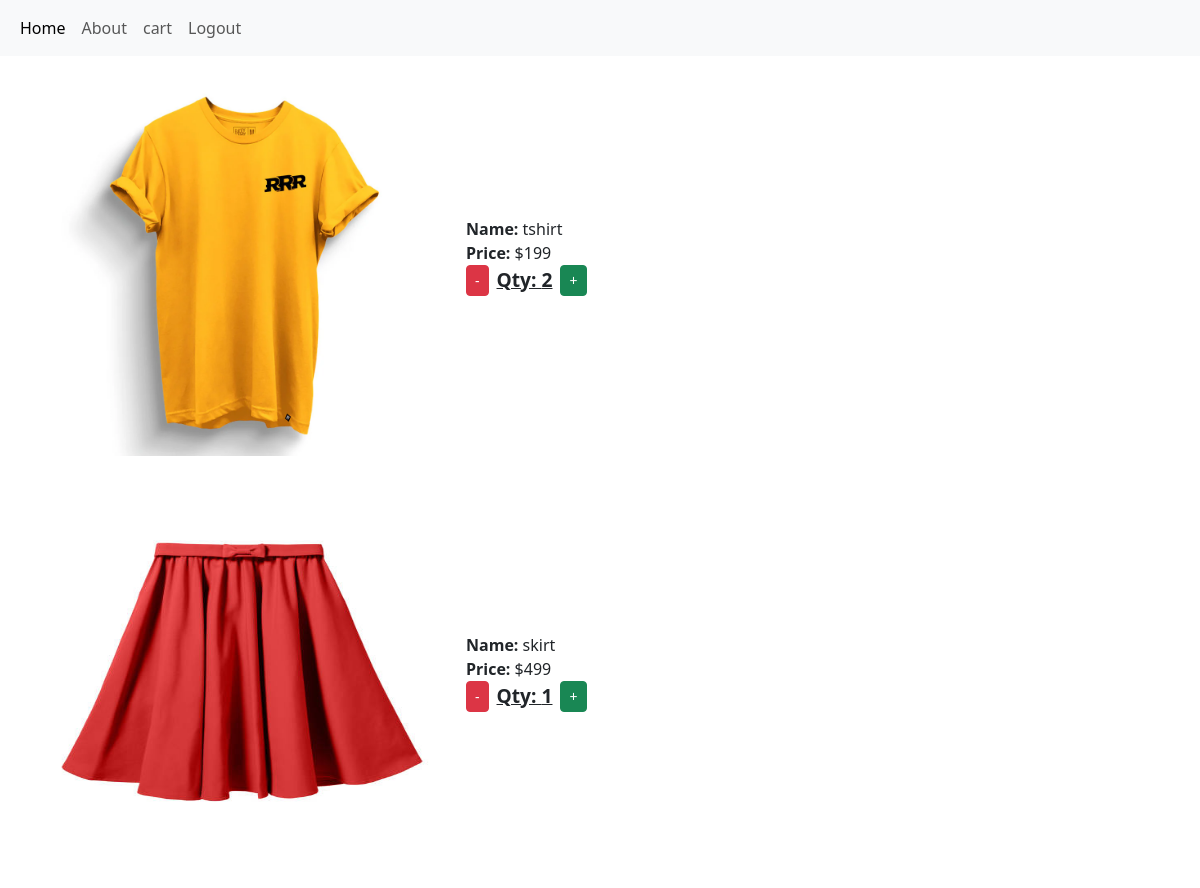
The app's page /view_cart (signed in) with its own data.
### textileapp/models.py (models this page shows)
class Cart(models.Model):
    Product=models.ForeignKey(Product,on_delete=models.CASCADE)
    user=models.ForeignKey(User,on_delete=models.CASCADE)
    qty=models.IntegerField()

class Product(models.Model):
    pid=models.TextField()
    name=models.TextField()
    dis=models.TextField()
    price=models.IntegerField()
    offer_price=models.IntegerField()
    stock=models.IntegerField()
    img=models.FileField()

### textileapp/views.py (the view)
# urls.py: path('view_cart',views.view_cart),
def view_cart(req):
    user=User.objects.get(username=req.session['user'])
    data=Cart.objects.filter(user=user)
    return render(req,'user/cart.html',{'cart':data})

### template/user/cart.html (shortened to what this page needs)
<!DOCTYPE html>
<html lang="en">
<head>
    <link href="https://cdn.jsdelivr.net/npm/bootstrap@5.3.3/dist/css/bootstrap.min.css" rel="stylesheet">
</head>
<body>
    <nav class="navbar navbar-expand-sm bg-light navbar-light">
        <div class="container-fluid">
          <ul class="navbar-nav">
            <li class="nav-item">
              <a class="nav-link active" href="user_home">Home</a>
            </li>
            <li class="nav-item">
              <a class="nav-link" href="#">About</a>
            </li>
            <li class="nav-item">
              <a class="nav-link" href="cart">cart</a>
            </li>
            <li class="nav-item">
              <a class="nav-link " href="logout">Logout</a>
            </li>
          </ul>
        </div>
    </nav>
    <div class="container">
        <div class="row">
            {% for i in cart %}
            <div class="col-lg-12 mb-3">
                <div class="d-flex align-items-center">
                    <img src="{{i.Product.img.url}}" style="width: 400px; height: 400px;" alt="">
                    <div class="ms-4">
                        <div><strong>Name:</strong> {{i.Product.name}}</div>
                        <div><strong>Price:</strong> ${{i.Product.offer_price}}</div>
                        <div class="d-flex align-items-center">
                            <a href="qty_dec/{{i.pk}}" class="btn btn-danger btn-sm me-2">-</a>
                            <span class="qty-text">Qty: {{i.qty}}</span>
                            <a href="qty_in/{{i.pk}}" class="btn btn-success btn-sm ms-2">+</a>
                        </div>
                    </div>
                </div>
            </div>
            {% endfor %}
        </div>
    </div>
</body>
</html>

### template/user/cart.html (style rules this page uses)
.qty-text { font-weight: bold; text-decoration: underline; font-size: 1.2rem; }

### records on screen
Cart: Product.img (picture), Product.name "tshirt", Product.offer_price "199", qty "2"
Cart: Product.img (picture), Product.name "skirt", Product.offer_price "499", qty "1"
